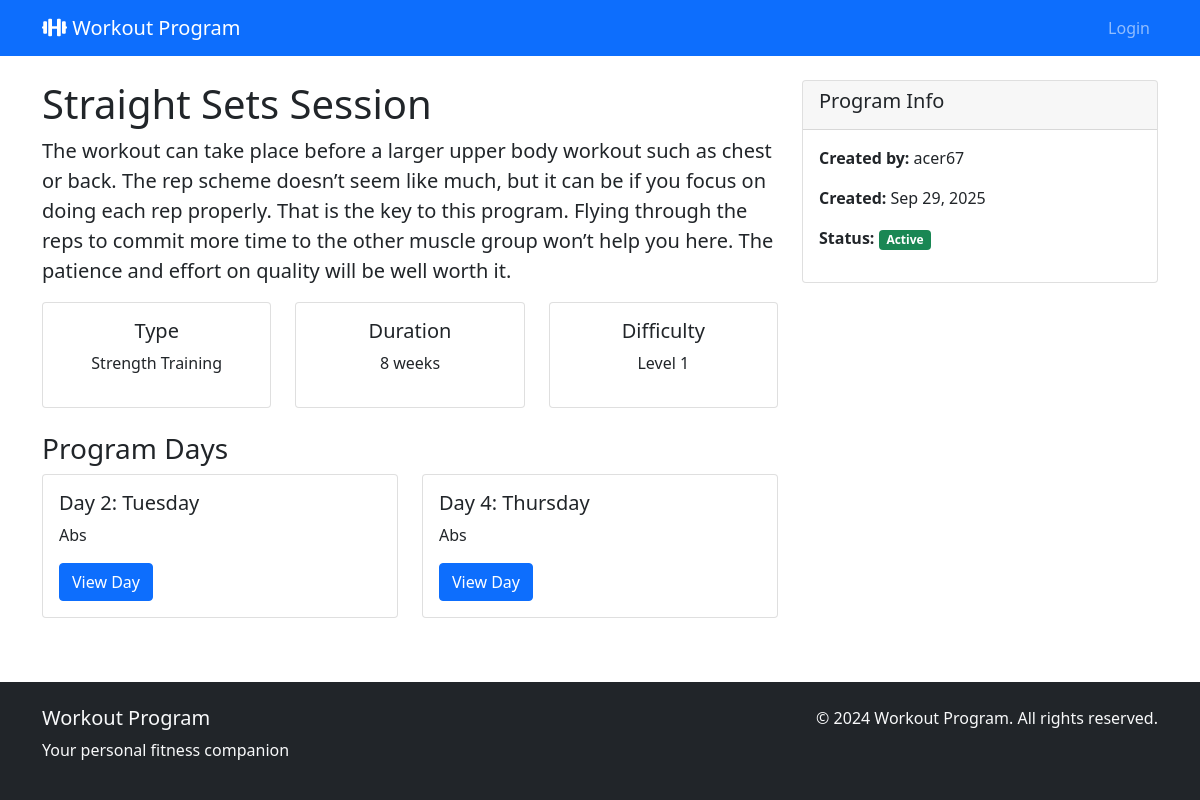
Page /home/program/1/ on the committed database.
### workout_program/models.py (models this page shows, shortened)
class WorkoutProgram(models.Model):
    PROGRAM_TYPES = [
        ('muscle', 'Muscle Building'),
        ('weight_loss', 'Weight Loss'),
        ('cardio', 'Cardio Training'),
        ('general', 'General Fitness'),
        ('strength', 'Strength Training'),
    ]
    name = models.CharField(max_length=200)
    description = models.TextField()
    program_type = models.CharField(max_length=20, choices=PROGRAM_TYPES)
    duration_weeks = models.IntegerField(validators=[MinValueValidator(1)])
    difficulty_level = models.IntegerField(
        validators=[MinValueValidator(1), MaxValueValidator(5)],
        help_text="Program difficulty level from 1 (easy) to 5 (hard)"
    )
    created_by = models.ForeignKey(User, on_delete=models.CASCADE)
    created_at = models.DateTimeField(auto_now_add=True)
    is_active = models.BooleanField(default=True)

class WorkoutDay(models.Model):
    program = models.ForeignKey(WorkoutProgram, on_delete=models.CASCADE, related_name='workout_days')
    day_number = models.IntegerField(validators=[MinValueValidator(1)])
    day_name = models.CharField(max_length=100)
    description = models.TextField(blank=True)
    class Meta:
        unique_together = ['program', 'day_number']
        ordering = ['day_number']

### workout_program/views.py (the view)
# urls.py: path('program/<int:program_id>/', views.program_detail, name='program_detail'),
def program_detail(request, program_id):
    program = get_object_or_404(WorkoutProgram, id=program_id, is_active=True)
    workout_days = WorkoutDay.objects.filter(program=program).order_by('day_number')
    context = {
        'program': program,
        'workout_days': workout_days,
    }
    return render(request, 'workout_program/program_detail.html', context)

### workout_program/templates/workout_program/program_detail.html (shortened to what this page needs)
{% extends 'workout_program/base.html' %}
{% block content %}
<div class="row">
    <div class="col-md-8">
        <h1>{{ program.name }}</h1>
        <p class="lead">{{ program.description }}</p>
        <div class="row mb-4">
            <div class="col-md-4">
                <div class="card text-center">
                    <div class="card-body">
                        <h5>Type</h5>
                        <p>{{ program.get_program_type_display }}</p>
                    </div>
                </div>
            </div>
            <div class="col-md-4">
                <div class="card text-center">
                    <div class="card-body">
                        <h5>Duration</h5>
                        <p>{{ program.duration_weeks }} weeks</p>
                    </div>
                </div>
            </div>
            <div class="col-md-4">
                <div class="card text-center">
                    <div class="card-body">
                        <h5>Difficulty</h5>
                        <p>Level {{ program.difficulty_level }}</p>
                    </div>
                </div>
            </div>
        </div>
        <h3>Program Days</h3>
        <div class="row">
            {% for day in workout_days %}
            <div class="col-md-6 mb-3">
                <div class="card">
                    <div class="card-body">
                        <h5 class="card-title">Day {{ day.day_number }}: {{ day.day_name }}</h5>
                        <p class="card-text">{{ day.description|truncatewords:20 }}</p>
                        <a href="{% url 'workout_day_detail' program.id day.id %}" class="btn btn-primary">View Day</a>
                    </div>
                </div>
            </div>
            {% empty %}
            <p>No workout days available for this program.</p>
            {% endfor %}
        </div>
    </div>
    <div class="col-md-4">
        <div class="card">
            <div class="card-header">
                <h5>Program Info</h5>
            </div>
            <div class="card-body">
                <p><strong>Created by:</strong> {{ program.created_by.username }}</p>
                <p><strong>Created:</strong> {{ program.created_at|date:"M d, Y" }}</p>
                <p><strong>Status:</strong>
                    <span class="badge {% if program.is_active %}bg-success{% else %}bg-danger{% endif %}">
                        {% if program.is_active %}Active{% else %}Inactive{% endif %}
                    </span>
                </p>
            </div>
        </div>
    </div>
</div>
{% endblock %}

### rows in the picture
WorkoutProgram: name "Straight Sets Session", description "The workout can take place before a larger upper body workout such as chest or back. The rep scheme doesn’t seem like much, but it can be if you focus on doing each rep properly. That is the key to this program. Flying through the reps to commit more time to the other muscle group won’t help you here. The patience and effort on quality will be well worth it.", program_type "Strength Training", duration_weeks "8", difficulty_level "1", created_by.username "acer67", created_at "Sep 29, 2025"
WorkoutDay: day_number "2", day_name "Tuesday", description "Abs"
WorkoutDay: day_number "4", day_name "Thursday", description "Abs"
